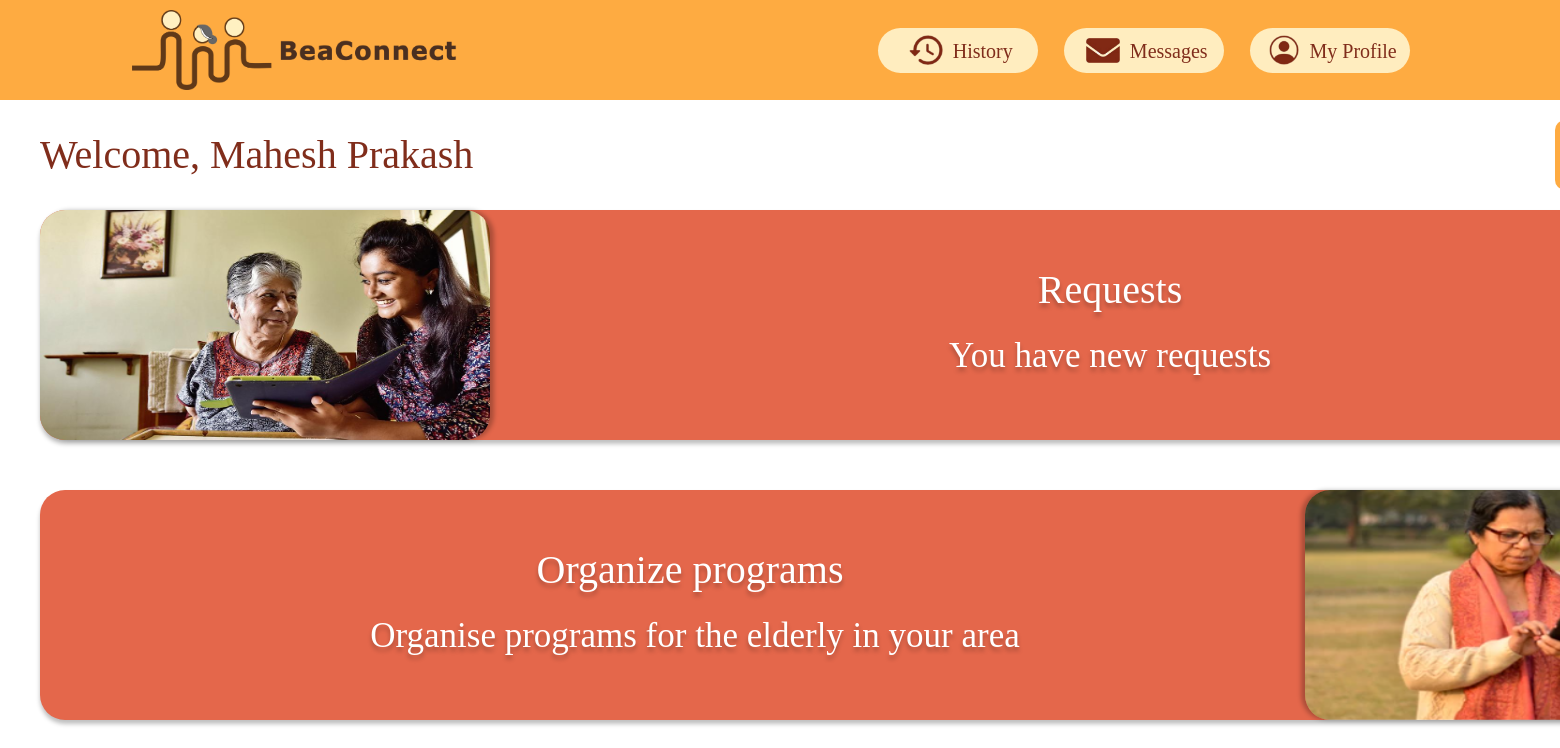
/beaconnect/volunteer_home, run on an earlier commit of the app's database.
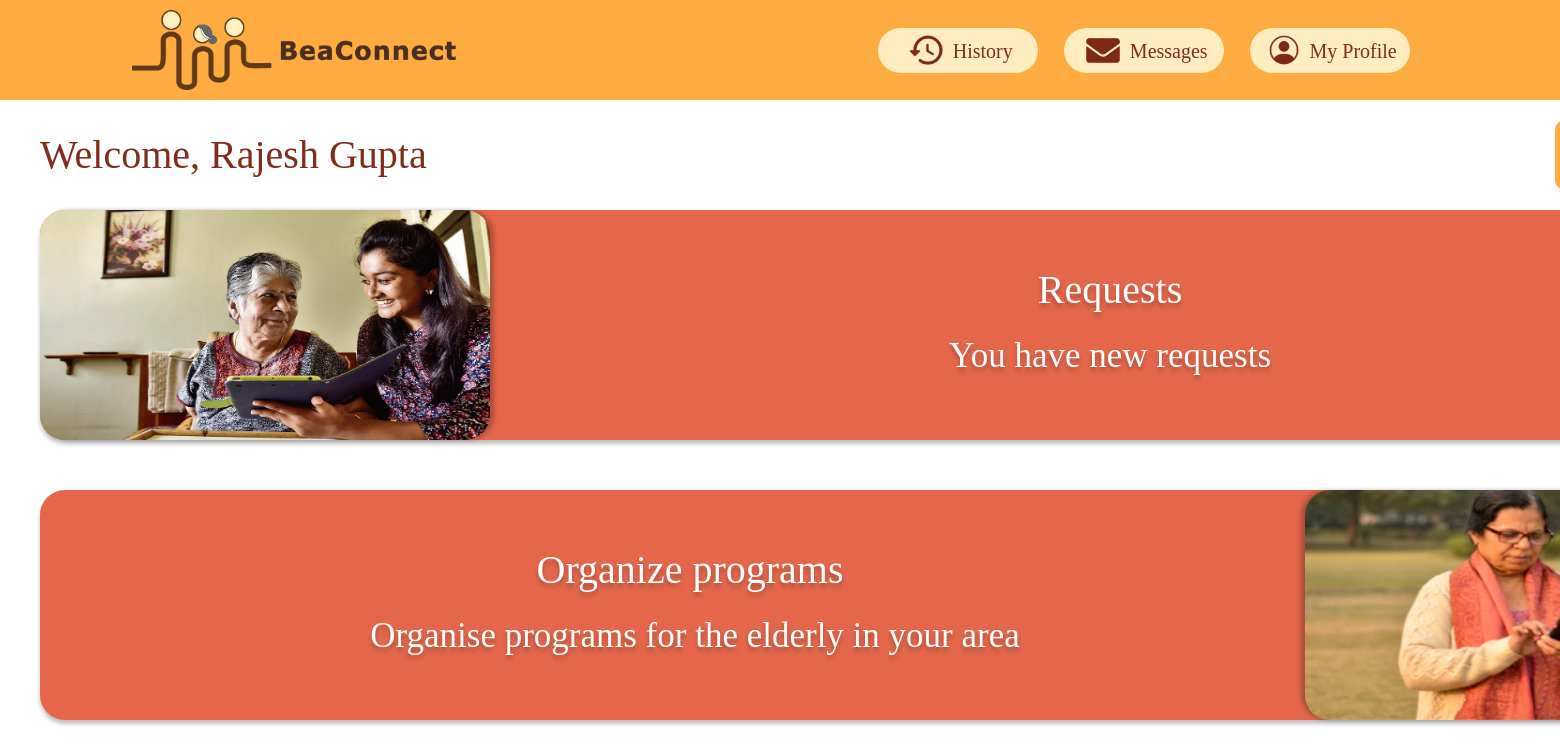
And on a later commit of the database.
### BeaConnect/models.py (models this page shows)
class User(models.Model):
	username = models.TextField()
	id = models.AutoField(db_column='ID', primary_key=True, default=-1)  # Field name made lowercase.
	location = models.TextField()
	bio = models.TextField()
	photograph = models.TextField()
	age = models.IntegerField()
	mail = models.TextField()
	phone_number = models.CharField(max_length=10)
	class Meta:
		db_table = 'User'

### BeaConnect/views.py (the view)
# urls.py: path('volunteer_home', views.volunteer_home),
@require_GET
def volunteer_home(request: HttpRequest) -> HttpResponse:
	volunteer_ID = None
	volunteer_ID = 102  # STUB
	vln = Volunteer.objects.get(id=volunteer_ID)
	vln_usr = User.objects.get(id=volunteer_ID)
	return render(request, "BeaConnect/volunteer_home.html", {"name": vln_usr.username, "score": vln.score})

### templates/BeaConnect/volunteer_home.html (shortened to what this page needs)
{% load static %}
<!DOCTYPE html>
<html lang="en">
    <head>
        <link rel="stylesheet" type='text/css' href='{% static "BeaConnect/css/volunteer_home_styling.css" %}'>
        <link href="https://cdn.jsdelivr.net/npm/bootstrap@5.1.3/dist/css/bootstrap.min.css" rel="stylesheet">
    </head>
    <body>
    {% include "BeaConnect/navbar.html" %}
        <div class="welcomediv">
            <p id="welcome">Welcome, {{ name }}</p>
        </div>
        <div id="good">
            <p id="goodwillpoints">Goodwill Points</p>
            <p id="points"><b>{{ score }}</b></p>
        </div>
        <div class="banner" id = "banner1" onclick="window.location.href='requests'">
            <img class="leftpics" src="{% static 'BeaConnect/media/homepage_img1.jpg' %}" alt="Call A Volunteer"/>
            <div class="titlecontent1">
                <p class="titleheading1">
                    Requests
                </p>
            </div>
            <div class="subtitlecontent1">
                <p class="subtitle1">
                    You have new requests
                </p>
            </div>
        </div>
        <div class="banner">
            <img class="rightpics" src="{% static 'BeaConnect/media/homepage_img2.jpg' %}" alt="Friends"/>
            <div class="titlecontent2">
                <p class="titleheading2">
                    Organize programs
                </p>
            </div>
            <div class="subtitlecontent2">
                <p class="subtitle2">
                    Organise programs for the elderly in your area
                </p>
            </div>
        </div>
    </body>
</html>

### templates/BeaConnect/navbar.html
{% load static %}
<nav class="navbar navbar-expand-lg">
    <div class="container">
        <img src="{% static 'BeaConnect/media/beaconnect_temp_logo.png' %}"
             onclick="window.location.href = 'https://meta4beaconnect-production.up.railway.app/beaconnect/volunteer_home'"
             style="cursor:pointer" height="80" alt="BeaConnect"/>
        <ul class="navbar-nav ms-auto mb-2 mb-lg-0">
            <li class="nav-item">
                <a class="nav-link" href="#">
                    <div class="navitem">
                        <img class="img" src="{% static 'BeaConnect/media/history.png' %}" height="30" alt="History"/>
                        <p class="navpar">History</p>
                    </div>
                </a>
            </li>
            <li class="nav-item">
                <a class="nav-link" href="#">
                    <div class="navitem">
                        <img class="img" src="{% static 'BeaConnect/media/messages.png' %}" height="25" alt="Messages"/>
                        <p class="navpar">Messages</p>
                    </div>
                </a>
            </li>
            <li class="nav-item">
                <a class="nav-link" href="#">
                    <div class="navitem">
                        <img class="img" src="{% static 'BeaConnect/media/profile.png' %}" height="30" alt="Profile"/>
                        <p class="navpar">My Profile</p>
                    </div>
                </a>
            </li>
        </ul>
    </div>
</nav>

### static/BeaConnect/css/volunteer_home_styling.css (style rules this page uses)
.navbar { background-color: #FEAB41; border: #000000; height: 100px; width: 100vw; }
.navitem { background-color: #FFEDBF; width: 160px; height: 45px; margin-right: 10px; border-radius: 40px; text-align: center; transition: all 0.2s; }
.navpar { font-family: 'PT Sans'; color: #802D1B; font-size: 20px; left: 6px; padding-top: 3px; top: 8px; display: inline; position: relative; }
.img { top: 5px; position: relative; }
.welcomediv { height: 60px; }
#welcome { font-family: 'PT Sans'; font-style: normal; font-size: 40px; position: relative; left: 40px; top: 25px; color: #802D1B; }
.banner { background-color: #E4674B; height: 230px; width: 1715px; border-radius: 25px; margin-top: 50px; position: relative; left: 40px; cursor: pointer; box-shadow: 0px 4px 4px rgba(0, 0, 0, 0.25); transition: all 0.2s; }
.leftpics { position: relative; height: 230px; width: 450px; border-radius: 25px; box-shadow: 4px 0px 4px rgba(0, 0, 0, 0.25); }
.rightpics { position: relative; height: 230px; width: 450px; border-radius: 25px; left: 1265px; box-shadow: -4px 0px 4px rgba(0, 0, 0, 0.25); }
.titlecontent2 { position: absolute; height: 50px; width: 400px; bottom: 130px; left: 450px; }
.subtitlecontent2 { position: absolute; height: 50px; width: 750px; bottom: 60px; left: 280px; }
.titleheading2 { position: relative; font-family: 'PT Sans'; font-style: normal; font-weight: 400; font-size: 40px; text-align: center; color: #FFFFFF; text-shadow: 0px 4px 4px rgba(0, 0, 0, 0.25); }
.subtitle2 { position: relative; font-family: 'PT Sans'; font-style: normal; font-weight: 400; font-size: 35px; text-align: center; color: #FFFFFF; text-shadow: 0px 4px 4px rgba(0, 0, 0, 0.25); }
.titlecontent1 { position: absolute; height: 50px; width: 300px; bottom: 130px; left: 920px; }
.subtitlecontent1 { position: absolute; height: 50px; width: 600px; bottom: 60px; left: 770px; }
.titleheading1 { position: relative; font-family: 'PT Sans'; font-style: normal; font-weight: 400; font-size: 40px; text-align: center; color: #FFFFFF; text-shadow: 0px 4px 4px rgba(0, 0, 0, 0.25); }
.subtitle1 { position: relative; font-family: 'PT Sans'; font-style: normal; font-weight: 400; font-size: 35px; text-align: center; color: #FFFFFF; text-shadow: 0px 4px 4px rgba(0, 0, 0, 0.25); }
#good { position: absolute; height: 70px; width: 200px; background-color: #FEAB41; border-radius: 10px; left: 1555px; top: 120px; text-align: center; }
#goodwillpoints { font-family: 'PT Sans'; font-size: 25px; color: #802D1B; top: 3px; position: relative; }
#points { font-family: 'PT Sans'; font-size: 25px; color: #802D1B; position: relative; bottom: 20px; }

What changed in the data, as far as the page shows it:
changed User: username "Mahesh Prakash" → "Rajesh Gupta"
